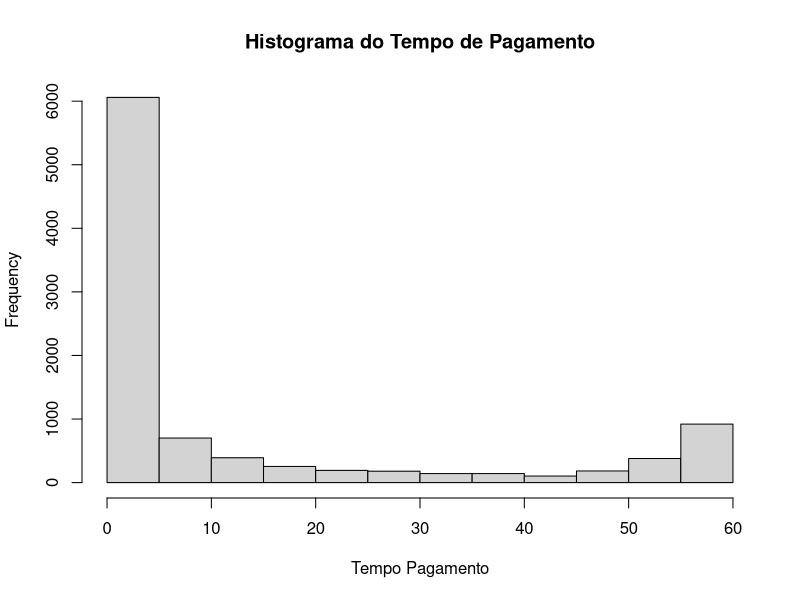
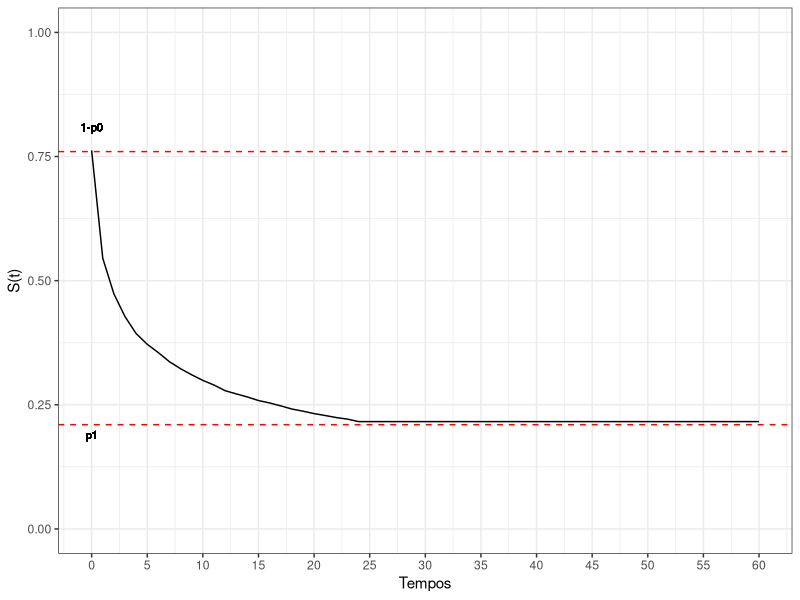
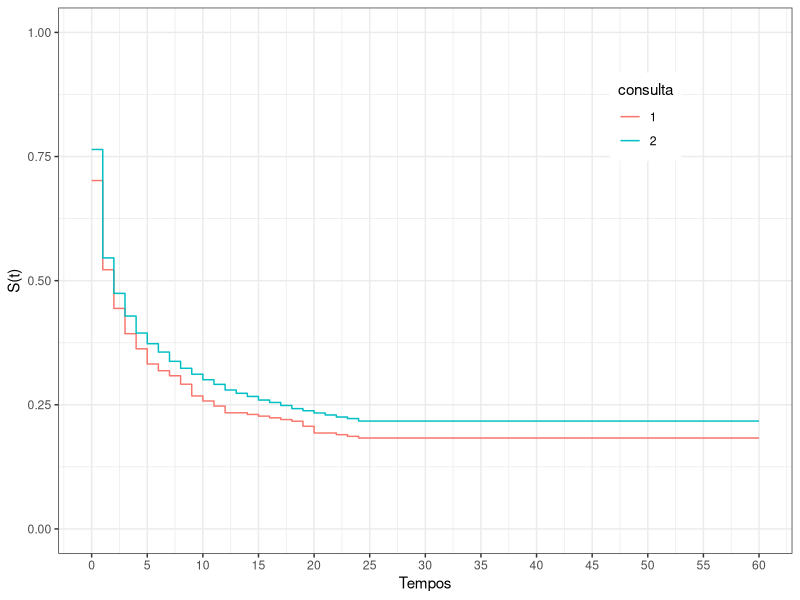
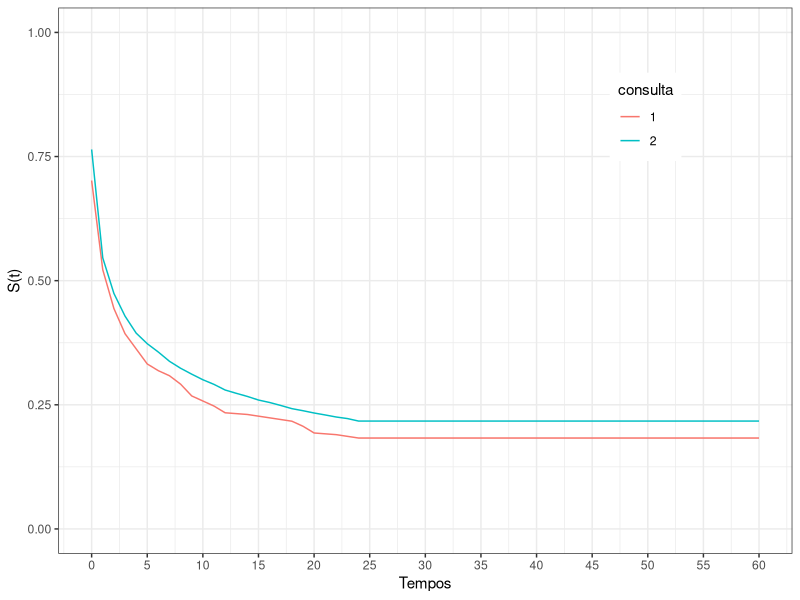

The R script that drew these images, in order:


# Libraries ---------------------------------------------------------------

library(tidyverse)
library(survival)


# Load and Treatment Data -------------------------------------------------

data <- read.csv(file = "recuperaInadimplencia.csv")
data <- data[,2:4]



# Descptive Analysis ------------------------------------------------------

# histograma da var resposta Tempo até o Pagamento da dívida
hist(data$tempo_pag, xlab="Tempo Pagamento", 
     main = "Histograma do Tempo de Pagamento")

# curva de Kaplan-Meier estimada
ekm <- survfit(Surv(time = tempo_pag, event = status) ~ 1, data = data)
ekm_df <- data.frame(time = ekm$time,
                     surv = ekm$surv)

ggplot(data = ekm_df, mapping = aes(time, surv)) + 
    geom_line() + labs(x = "Tempos", y = "S(t)") +
    ylim(0:1) + scale_x_continuous(breaks = seq(0,60,5)) +
    geom_hline(yintercept = 0.76, linetype="dashed", color = "red") +
    geom_hline(yintercept = 0.21, linetype="dashed", color = "red") +
    geom_text(label = "1-p0", x = 0, y = 0.81, size = 8/.pt) +
    geom_text(label = "p1", x = 0, y = 0.19, size = 8/.pt) +
    theme_bw()

# curva de Kaplan-Meier estimada com covariável de consulta
ekm <- survfit(Surv(time = tempo_pag, event = status) ~ consulta, data = data)
ekm_df <- data.frame(time = ekm$time,
                     surv = ekm$surv,
                     consulta = as.factor(c(rep(1,44),rep(2,61))))

ggplot(data = ekm_df, mapping = aes(time, surv)) + 
    geom_step(aes(color = consulta)) + labs(x = "Tempos", y = "S(t)") +
    ylim(0:1) + scale_x_continuous(breaks = seq(0,60,5)) +
    theme_bw() + 
    theme(legend.position = c(0.8,0.8),
          legend.background = element_rect(color = "white"))

# gráfico alisado
ggplot(data = ekm_df, mapping = aes(time, surv)) + 
    geom_line(aes(color = consulta)) + labs(x = "Tempos", y = "S(t)") +
    ylim(0:1) + scale_x_continuous(breaks = seq(0,60,5)) +
    theme_bw() + 
    theme(legend.position = c(0.8,0.8),
          legend.background = element_rect(color = "white"))